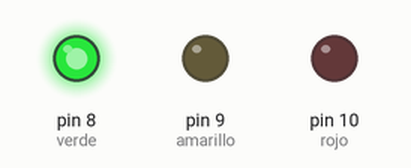
Recording of a sketch running on a simulated Arduino Uno, built with avr-gcc and run on an emulated ATmega328P. Shown: output pins drawn as LEDs (lit = HIGH).

Above: at 3.0 s.
At 7.5 s:
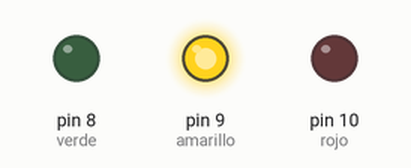
At 12.0 s:
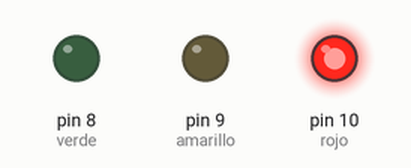
Timing chart, 0 to 19.5 s (numbered marks = the images above):
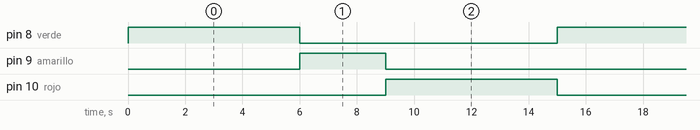

The sketch:

Untitled_project_mega25602.ino
```cpp
int rojo = 10;
int amarillo = 9;
int verde = 8;

void setup() {
  pinMode(rojo, OUTPUT);
  pinMode(amarillo, OUTPUT);
  pinMode(verde, OUTPUT);
}

void loop() {
  digitalWrite(verde, HIGH);
  delay(6000);
  digitalWrite(verde, LOW);

  digitalWrite(amarillo, HIGH);
  delay(3000);
  digitalWrite(amarillo, LOW);

  digitalWrite(rojo, HIGH);
  delay(6000);
  digitalWrite(rojo, LOW);
}
```

Measured:
- by itself, pin 8 (verde), pin 10 (rojo): alternates HIGH for 6.0 s and LOW for 9.0 s
- by itself, pin 9 (amarillo): alternates HIGH for 3.0 s and LOW for 12.0 s
- by itself, everything shown: repeats every 15.0 s, in 4 steps
